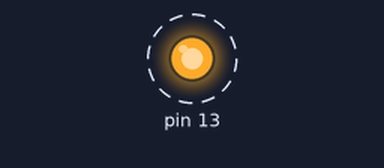
Recording of a sketch running on a simulated Arduino Uno, built with avr-gcc and run on an emulated ATmega328P. Parts: output pins drawn as LEDs (lit = HIGH). Dashed ring = blinking. What the sketch prints to the serial monitor is not drawn.

Above: at 0.05 s.
Timing chart, 0 to 3.0 s (numbered marks = the images above):
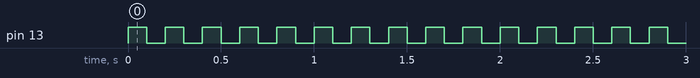

Measured:
- by itself, pin 13: alternates HIGH for 0.10 s and LOW for 0.10 s

The sketch:

sketch.ino
```cpp
void setup() {
  pinMode(13, OUTPUT);
  Serial.begin(9600);
}

void loop() {
  digitalWrite(13, HIGH);
  delay(100);
  Serial.println("on");
  digitalWrite(13, LOW);
  delay(100);
  Serial.println("off");
}
```
